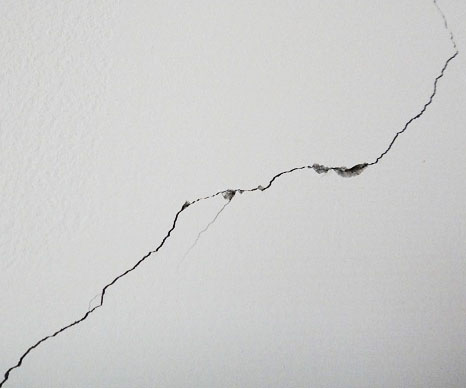
%> input picture img/crack_2.jpg, 466 x 389 px
$ octave crack.m   (GNU Octave 9; MATLAB toolbox functions it lacks are replaced by stand-ins)
%> lines starting %> are read from the running program, lines starting %| are printed output that depends on the picture
### gray_corr_2.m
function I = gray_corr_2(x, wr, avg)
    gray_table = zeros(256, 2);
    for i = 0 : 255
        gray_table(i+1, 1) = i;
        gray_table(i+1, 2) = length(find(x == i));
    end
    l = 256;
    for i = 1 : 256;
        if sum(gray_table(1:i, 2)) >= wr * 1600
            l = i - 1;
            break;
        end
    end
    index_l = find(gray_table(:, 1) <= l+1);
    N = sum(gray_table(index_l, 2));
    if N == 0
        lr = 256;
    else
        lr = sum((index_l - 1) .* gray_table(index_l, 2)) / N;
    end
    index = find(x > lr);
    x(index) = avg;
    I = x;
end

### crack.m
f = imread('./img/crack_2.jpg');
%> f is the input picture: size 389x466x3 uint8; mean R, G, B 205.1, 205.4, 204.7
g = rgb2gray(f);
n = 40;
[H, W] = size(g);
%> H = 389; W = 466
H = floor(H / n) * n;
%> H = 360
W = floor(W / n) * n;
%> W = 440
g = g(1:H, 1:W);
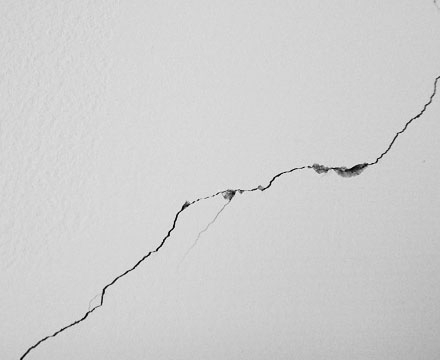
%> g: size 360x440 uint8; min 0, max 237, mean 207.4
figure, imshow(g);

% mask = [1, 2, 1; 2, 4, 2; 1, 2, 1] / 16;
% g = imfilter(g, mask);

I = mat2cell(g, n * ones(1, H / n), n * ones(1, W / n));

g_r = cellfun(@mean, cellfun(@mean, I, 'UniformOutput', false));
g_avg = mean(g_r(:));
%> g_avg = 207.4
g_avg_cell = num2cell(round(g_avg) * ones(size(g_r)));
g_min = min(g_r(:));
%> g_min = 181.8
wr = 0.3 * ones(size(g_r));
index = find(g_r < g_avg);
%> index = 39 values from 9 to 99
wr(index) = exp(-abs(g_avg - g_r(index)) / (2 * (g_avg - g_min))) * 0.3;
wr_cell = num2cell(wr);
%> wr_cell = 99 items
% lr = cellfun(@find_l, I, wr_cell, 'UniformOutput', false);
% I_corr = cellfun(@gray_corr, I, lr, g_avg_cell, 'UniformOutput', false);
I_corr = cellfun(@gray_corr_2, I, wr_cell, g_avg_cell, 'UniformOutput', false);
%> after the loop in gray_corr_2, `for i = 0 : 255`: gray_table = 256 rows, first 12: [0 0; 1 0; 2 0; 3 0; 4 0; 5 0; 6 0; 7 0; 8 0; 9 0; 10 0; 11 0]
%> after the loop in gray_corr_2, `for i = 1 : 256;`: l = 208
%> in gray_corr_2, `index_l = find(gray_table(:, 1) <= l+1);`: index_l = 210 values from 1 to 210
%> in gray_corr_2, `N = sum(gray_table(index_l, 2));`: N = 712
%> in gray_corr_2, `lr = sum((index_l - 1) .* gray_table(index_l, 2)) / N;`: lr = 207.4
%> in gray_corr_2, `index = find(x > lr);`: index = 1272 values from 1 to 1600
%> after the loop in gray_corr_2 (call 9), `for i = 0 : 255`: gray_table = 256 rows, first 12: [0 1; 1 1; 2 0; 3 0; 4 0; 5 0; 6 0; 7 1; 8 0; 9 2; 10 0; 11 0]
%> after the loop in gray_corr_2 (call 9), `for i = 1 : 256;`: l = 201
%> in gray_corr_2 (call 9), `index_l = find(gray_table(:, 1) <= l+1);`: index_l = 203 values from 1 to 203
%> in gray_corr_2 (call 9), `N = sum(gray_table(index_l, 2));`: N = 558
%> in gray_corr_2 (call 9), `lr = sum((index_l - 1) .* gray_table(index_l, 2)) / N;`: lr = 184.7
%> in gray_corr_2 (call 9), `index = find(x > lr);`: index = 1522 values from 1 to 1600
%> in gray_corr_2 (call 9), `x(index) = avg;`:
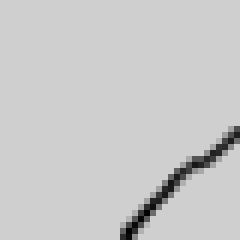
%> x: size 40x40 uint8 (shown 6 times larger); min 0, max 207, mean 201.4
%> after the loop in gray_corr_2 (call 10), `for i = 0 : 255`: gray_table = 256 rows, first 12: [0 0; 1 0; 2 0; 3 0; 4 0; 5 0; 6 0; 7 0; 8 0; 9 0; 10 0; 11 0]
%> after the loop in gray_corr_2 (call 18), `for i = 1 : 256;`: l = 201
%> in gray_corr_2 (call 18), `index_l = find(gray_table(:, 1) <= l+1);`: index_l = 203 values from 1 to 203
%> in gray_corr_2 (call 18), `N = sum(gray_table(index_l, 2));`: N = 623
%> in gray_corr_2 (call 18), `lr = sum((index_l - 1) .* gray_table(index_l, 2)) / N;`: lr = 184.1
%> in gray_corr_2 (call 18), `index = find(x > lr);`: index = 1493 values from 1 to 1600
%> in gray_corr_2 (call 18), `x(index) = avg;`:
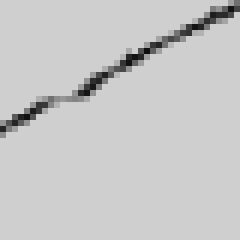
%> x: size 40x40 uint8 (shown 6 times larger); min 14, max 207, mean 200.1
%> after the loop in gray_corr_2 (call 22), `for i = 1 : 256;`: l = 214
%> in gray_corr_2 (call 22), `index_l = find(gray_table(:, 1) <= l+1);`: index_l = 216 values from 1 to 216
%> in gray_corr_2 (call 22), `N = sum(gray_table(index_l, 2));`: N = 1072
%> in gray_corr_2 (call 22), `lr = sum((index_l - 1) .* gray_table(index_l, 2)) / N;`: lr = 213.7
%> in gray_corr_2 (call 22), `index = find(x > lr);`: index = 1213 values from 1 to 1600
%> in gray_corr_2 (call 22), `x(index) = avg;`:
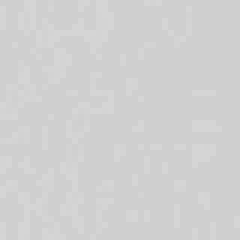
%> x: size 40x40 uint8 (shown 6 times larger); min 207, max 213, mean 208.2
%> after the loop in gray_corr_2 (call 26), `for i = 0 : 255`: gray_table = 256 rows, first 12: [0 0; 1 1; 2 0; 3 1; 4 0; 5 0; 6 1; 7 2; 8 0; 9 2; 10 1; 11 1]
%> after the loop in gray_corr_2 (call 26), `for i = 1 : 256;`: l = 208
%> in gray_corr_2 (call 26), `index_l = find(gray_table(:, 1) <= l+1);`: index_l = 210 values from 1 to 210
%> in gray_corr_2 (call 26), `N = sum(gray_table(index_l, 2));`: N = 660
%> in gray_corr_2 (call 26), `lr = sum((index_l - 1) .* gray_table(index_l, 2)) / N;`: lr = 184.5
%> in gray_corr_2 (call 26), `index = find(x > lr);`: index = 1475 values from 1 to 1600
%> in gray_corr_2 (call 26), `x(index) = avg;`:
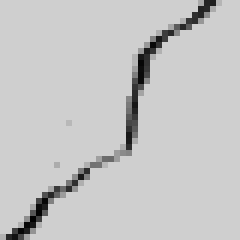
%> x: size 40x40 uint8 (shown 6 times larger); min 1, max 207, mean 198.1
%> after the loop in gray_corr_2 (call 27), `for i = 0 : 255`: gray_table = 256 rows, first 12: [0 0; 1 0; 2 0; 3 0; 4 0; 5 0; 6 0; 7 0; 8 0; 9 0; 10 0; 11 0]
%> after the loop in gray_corr_2 (call 34), `for i = 0 : 255`: gray_table = 256 rows, first 12: [0 0; 1 1; 2 0; 3 0; 4 4; 5 1; 6 0; 7 2; 8 2; 9 0; 10 3; 11 1]
%> after the loop in gray_corr_2 (call 34), `for i = 1 : 256;`: l = 211
%> in gray_corr_2 (call 34), `index_l = find(gray_table(:, 1) <= l+1);`: index_l = 213 values from 1 to 213
%> in gray_corr_2 (call 34), `N = sum(gray_table(index_l, 2));`: N = 732
%> in gray_corr_2 (call 34), `lr = sum((index_l - 1) .* gray_table(index_l, 2)) / N;`: lr = 192.5
%> in gray_corr_2 (call 34), `index = find(x > lr);`: index = 1492 values from 1 to 1600
%> in gray_corr_2 (call 34), `x(index) = avg;`:
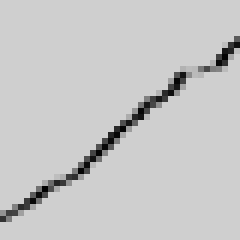
%> x: size 40x40 uint8 (shown 6 times larger); min 1, max 207, mean 199.1
%> after the loop in gray_corr_2 (call 35), `for i = 0 : 255`: gray_table = 256 rows, first 12: [0 0; 1 0; 2 0; 3 0; 4 0; 5 0; 6 0; 7 0; 8 0; 9 0; 10 0; 11 0]
%> I_corr = 99 items
g_corr = cell2mat(I_corr);
figure(), imshow(g_corr);

% multi-stucture median filtering
b1 = [0, 0, 0; 1, 1, 1; 0, 0, 0];
g_corr_1 = ordfilt2(g, 2, b1);
g_corr_2 = ordfilt2(g_corr_1, 2, b1');
g_corr_3 = ordfilt2(g_corr_2, 2, eye(3)');
g_corr_4 = ordfilt2(g_corr_3, 2, eye(3));

% imporved average filtering
mask = [1, 2, 1; 2, 4, 2; 1, 2, 1] / 16;
g_ln = imfilter(g_corr_4, mask);
figure(), imshow(g_ln);

% erobe and dilate
% b_s = [0, 0, 0, 1; 0, 1, 1, 0; 1, 0, 0, 0];
b_s = [0 0 1 0 0; 0 1 1 1 0; 1 1 1 1 1; 0 1 1 1 0; 0 0 1 0 0];
g_dilate = imdilate(g, b_s);
g_erode = imerode(g, b_s);
g_c = g_dilate - g_erode;
figure(), imshow(g_c);
g_c_2 = imclose(g_c, b_s);
figure(), imshow(g_c_2);

% threshold
level = graythresh(g_c_2);
%> level = 0.341
BW = im2bw(g_c_2, level);
figure(), imshow(BW);

% edge
BW2 = edge(g_c_2, 'log');
figure(), imshow(BW2);

% [5 lines of commented-out code are left out]

$ run again, with img/crack_1.jpg copied over img/crack_2.jpg
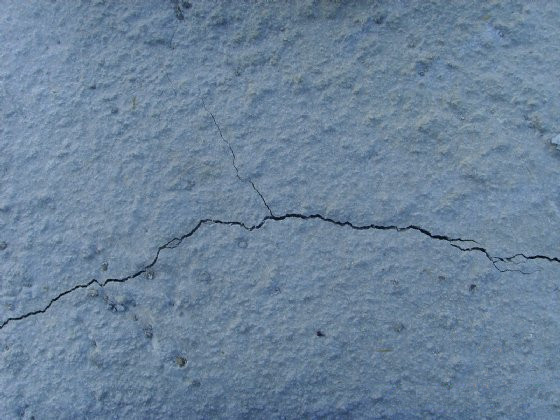
%> input picture img/crack_1.jpg, 560 x 420 px
%> f is the input picture: size 420x560x3 uint8; mean R, G, B 107.4, 130.7, 154.3
%> g_avg = 127.3
%> g_min = 109.4
%> `index = find(g_r < g_avg);`: index = 67 values from 21 to 137
%> wr_cell = 140 items
%> after the loop in gray_corr_2, `for i = 0 : 255`: gray_table = 256 rows, first 12: [0 0; 1 0; 2 0; 3 0; 4 0; 5 0; 6 0; 7 0; 8 0; 9 0; 10 0; 11 0]
%> after the loop in gray_corr_2, `for i = 1 : 256;`: l = 139
%> index_l = 141 values from 1 to 141
%> N = 567
%> lr = 134.1
%> in gray_corr_2, `index = find(x > lr);`: index = 1362 values from 3 to 1594
%> after the loop in gray_corr_2 (call 8), `for i = 0 : 255`: gray_table = 256 rows, first 12: [0 0; 1 0; 2 0; 3 0; 4 0; 5 0; 6 0; 7 0; 8 0; 9 0; 10 0; 11 1]
%> after the loop in gray_corr_2 (call 9), `for i = 0 : 255`: gray_table = 256 rows, first 12: [0 0; 1 0; 2 0; 3 0; 4 0; 5 0; 6 0; 7 0; 8 0; 9 0; 10 0; 11 0]
%> after the loop in gray_corr_2 (call 18), `for i = 0 : 255`: gray_table = 256 rows, first 12: [0 0; 1 0; 2 0; 3 0; 4 0; 5 0; 6 0; 7 0; 8 0; 9 1; 10 1; 11 1]
%> after the loop in gray_corr_2 (call 19), `for i = 0 : 255`: gray_table = 256 rows, first 12: [0 0; 1 0; 2 0; 3 0; 4 0; 5 0; 6 0; 7 0; 8 0; 9 0; 10 0; 11 0]
%> after the loop in gray_corr_2 (call 27), `for i = 0 : 255`: gray_table = 256 rows, first 12: [0 0; 1 0; 2 0; 3 0; 4 0; 5 0; 6 0; 7 0; 8 0; 9 0; 10 0; 11 1]
%> after the loop in gray_corr_2 (call 28), `for i = 0 : 255`: gray_table = 256 rows, first 12: [0 0; 1 0; 2 0; 3 0; 4 0; 5 0; 6 0; 7 0; 8 0; 9 1; 10 0; 11 1]
%> after the loop in gray_corr_2 (call 29), `for i = 0 : 255`: gray_table = 256 rows, first 12: [0 0; 1 0; 2 0; 3 0; 4 0; 5 0; 6 0; 7 0; 8 0; 9 0; 10 0; 11 0]
%> after the loop in gray_corr_2 (call 40), `for i = 1 : 256;`: l = 113
%> index_l = 115 values from 1 to 115
%> N = 460
%> lr = 105.6
%> in gray_corr_2 (call 40), `index = find(x > lr);`: index = 1408 values from 1 to 1600
%> in gray_corr_2 (call 40), `x(index) = avg;`:
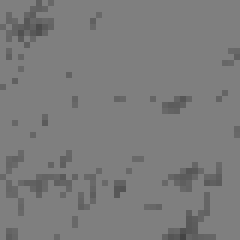
%> x: size 40x40 uint8 (shown 6 times larger); min 68, max 127, mean 123.6
%> I_corr = 140 items
%> `g_corr = cell2mat(I_corr);`:
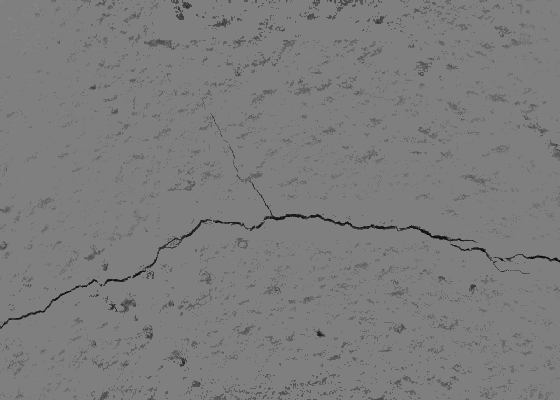
%> g_corr: size 400x560 uint8; min 7, max 134, mean 124.3
%> level = 0.259

$ run again, with img/crack_3.jpg copied over img/crack_2.jpg
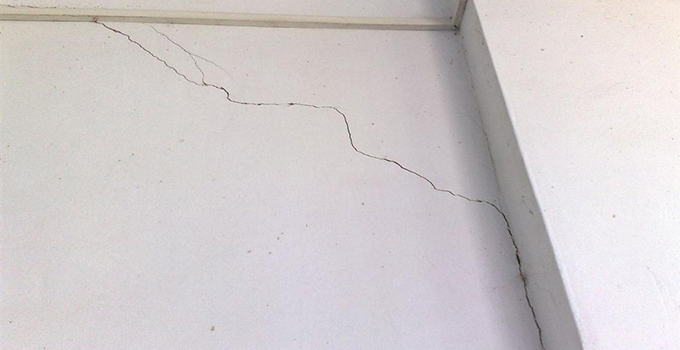
%> input picture img/crack_3.jpg, 680 x 350 px
%> f is the input picture: size 350x680x3 uint8; mean R, G, B 209.3, 203.7, 205
%> `g = g(1:H, 1:W);`:
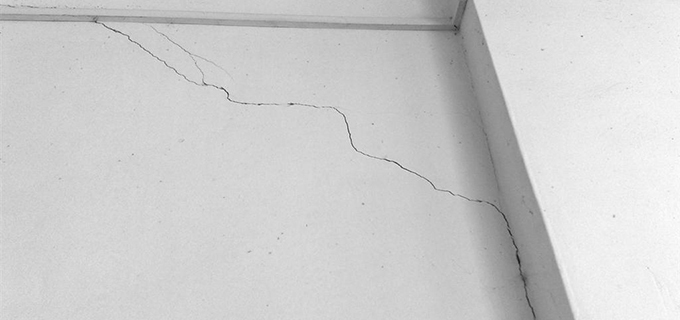
%> g: size 320x680 uint8; min 24, max 253, mean 205.4
%> g_avg = 205.4
%> g_min = 130.7
%> `index = find(g_r < g_avg);`: index = 52 values from 1 to 112
%> wr_cell = 136 items
%> after the loop in gray_corr_2, `for i = 0 : 255`: gray_table = 256 rows, first 12: [0 0; 1 0; 2 0; 3 0; 4 0; 5 0; 6 0; 7 0; 8 0; 9 0; 10 0; 11 0]
%> after the loop in gray_corr_2, `for i = 1 : 256;`: l = 186
%> index_l = 188 values from 1 to 188
%> N = 460
%> lr = 164.6
%> in gray_corr_2, `index = find(x > lr);`: index = 1348 values from 1 to 1600
%> I_corr = 136 items
%> `g_corr = cell2mat(I_corr);`:
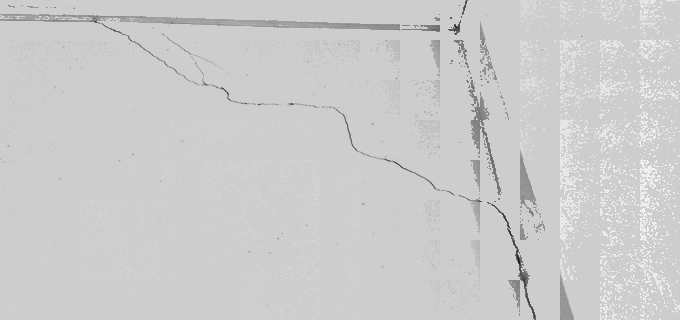
%> g_corr: size 320x680 uint8; min 24, max 241, mean 204
%> level = 0.137

$ run again, with img/crack_4.jpg copied over img/crack_2.jpg
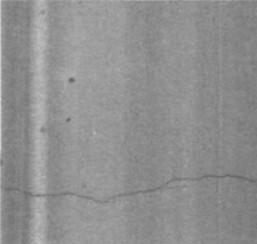
%> input picture img/crack_4.jpg, 257 x 244 px
%> f is the input picture: size 244x257x3 uint8; min 98, max 210, mean 143.6
%> `g = g(1:H, 1:W);`:
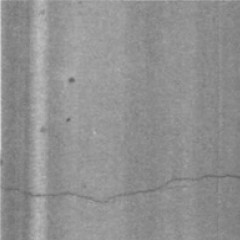
%> g: size 240x240 uint8; min 98, max 210, mean 144.6
%> g_r = [144.1 155.1 156.9 143.9 145 138; 144.5 157.2 156.8 144.6 145.9 137; 143 154.6 153.3 142.5 145.2 136.6; 142.7 148.7 150.8 139.8 142.4 135.9; 137.3 146.3 149.4 137.6 140.5 132.1; 138.9 148.6 151.2 140.7 143.2 133.9]
%> g_avg = 144.6
%> g_min = 132.1
%> `index = find(g_r < g_avg);`: index = 20 values from 1 to 36
%> wr_cell = 36 items
%> after the loop in gray_corr_2, `for i = 0 : 255`: gray_table = 256 rows, first 12: [0 0; 1 0; 2 0; 3 0; 4 0; 5 0; 6 0; 7 0; 8 0; 9 0; 10 0; 11 0]
%> after the loop in gray_corr_2, `for i = 1 : 256;`: l = 133
%> index_l = 135 values from 1 to 135
%> N = 562
%> lr = 130.3
%> in gray_corr_2, `index = find(x > lr);`: index = 1341 values from 1 to 1600
%> I_corr = 36 items
%> `g_c = g_dilate - g_erode;`:
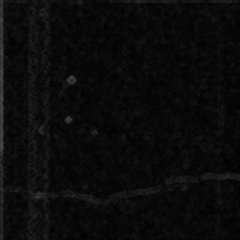
%> g_c: size 240x240 uint8; min 1, max 76, mean 11
%> level = 0.0745
